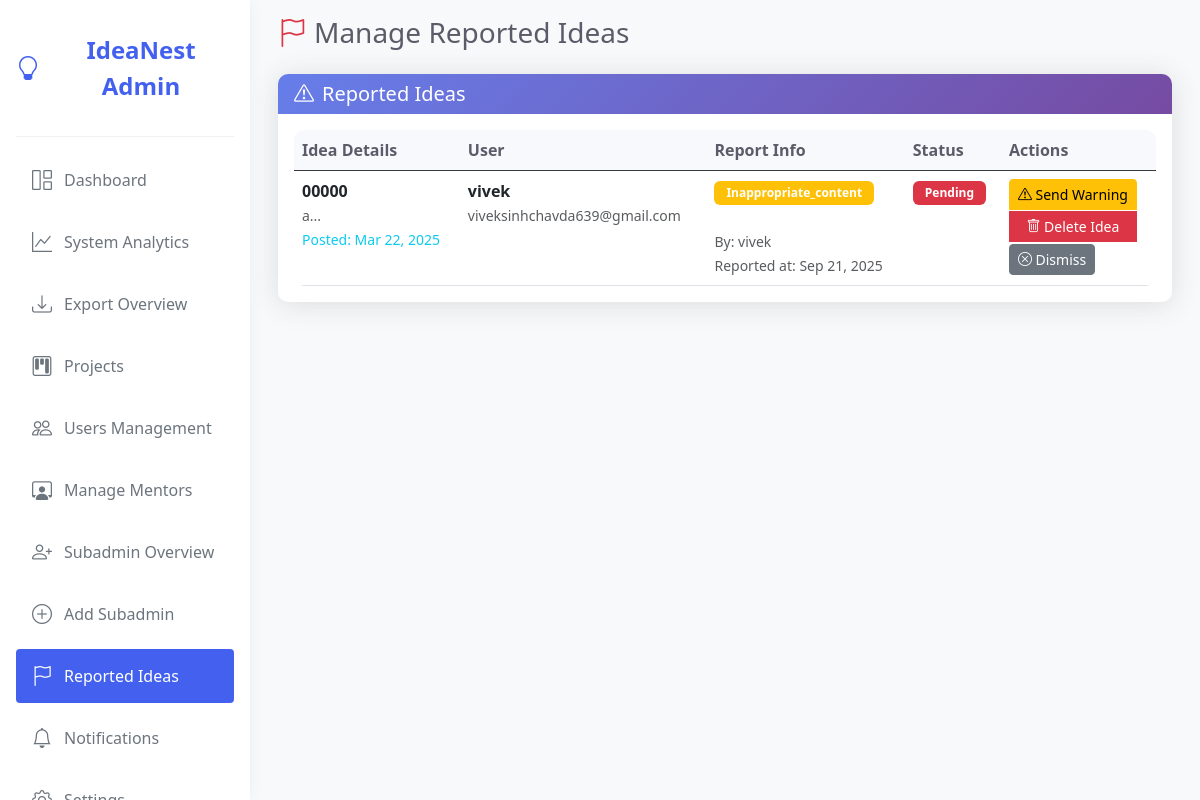
The app's page /Admin/manage_reported_ideas.php (signed in), older data.
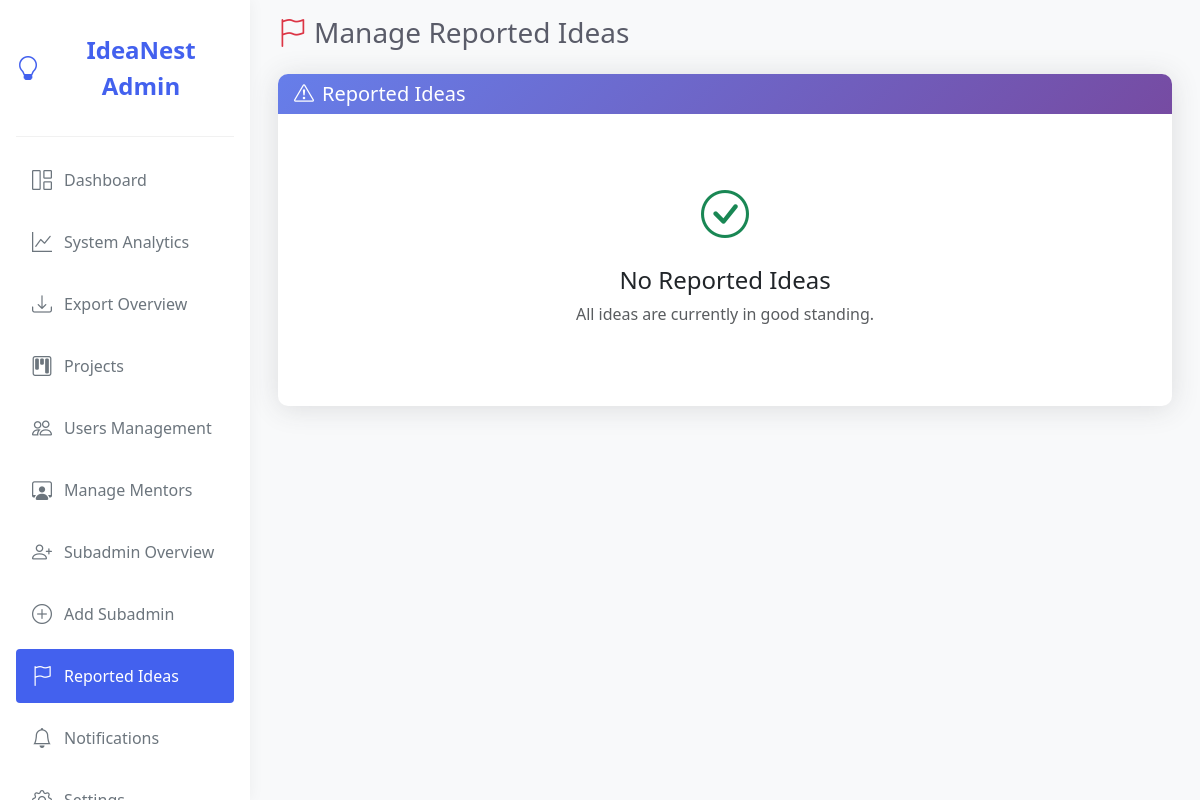
The same page, newer data.
### tables this page shows
CREATE TABLE `idea_reports` (
  `id` int(11) NOT NULL AUTO_INCREMENT,
  `idea_id` int(11) NOT NULL,
  `reporter_id` int(11) NOT NULL,
  `report_type` varchar(50) NOT NULL,
  `description` text DEFAULT NULL,
  `created_at` timestamp NOT NULL DEFAULT current_timestamp(),
  `status` enum('pending','reviewed','resolved') DEFAULT 'pending',
  PRIMARY KEY (`id`)
);

CREATE TABLE `blog` (
  `id` int(11) NOT NULL AUTO_INCREMENT,
  `user_id` int(11) NOT NULL,
  `er_number` varchar(50) NOT NULL,
  `project_name` varchar(100) NOT NULL,
  `project_type` enum('software','hardware') NOT NULL,
  `classification` varchar(50) NOT NULL,
  `description` text NOT NULL,
  `submission_datetime` datetime NOT NULL,
  `status` enum('pending','in_progress','completed','rejected') DEFAULT 'pending',
  `priority1` enum('low','medium','high') DEFAULT 'medium',
  `assigned_to` varchar(100) DEFAULT NULL,
  `completion_date` date DEFAULT NULL,
  `created_at` timestamp NULL DEFAULT current_timestamp(),
  `updated_at` timestamp NULL DEFAULT current_timestamp() ON UPDATE current_timestamp(),
  `title` varchar(255) DEFAULT NULL,
  `content` text DEFAULT NULL,
  PRIMARY KEY (`id`),
  KEY `idx_er_number` (`er_number`),
  KEY `idx_project_type` (`project_type`),
  KEY `idx_classification` (`classification`),
  KEY `idx_status` (`status`),
  KEY `idx_blog_user_id` (`user_id`),
  KEY `idx_blog_status` (`status`),
  KEY `idx_blog_priority` (`priority1`),
  KEY `idx_blog_submission_date` (`submission_datetime`),
  KEY `idx_blog_title` (`title`),
  CONSTRAINT `fk_blog_user` FOREIGN KEY (`user_id`) REFERENCES `register` (`id`) ON DELETE CASCADE ON UPDATE CASCADE
);

CREATE TABLE `register` (
  `id` int(11) NOT NULL AUTO_INCREMENT,
  `name` varchar(100) NOT NULL,
  `email` varchar(100) NOT NULL,
  `enrollment_number` varchar(50) NOT NULL,
  `gr_number` varchar(50) NOT NULL,
  `password` varchar(255) NOT NULL,
  `about` varchar(500) NOT NULL,
  `phone_no` varchar(20) DEFAULT NULL,
  `department` varchar(100) DEFAULT NULL,
  `passout_year` year(4) NOT NULL,
  `user_image` text NOT NULL DEFAULT '',
  `google_id` varchar(255) DEFAULT NULL,
  `email_notifications` tinyint(1) DEFAULT 1,
  `last_notification_sent` datetime DEFAULT NULL,
  `github_token` text DEFAULT NULL,
  `role` enum('student','mentor','admin') DEFAULT 'student',
  `expertise` text DEFAULT NULL,
  `mentor_rating` decimal(3,2) DEFAULT 0.00,
  `is_available` tinyint(1) DEFAULT 1,
  `github_username` varchar(100) DEFAULT NULL,
  `github_profile_url` varchar(255) DEFAULT NULL,
  `github_repos_count` int(11) DEFAULT 0,
  `github_last_sync` timestamp NULL DEFAULT NULL,
  PRIMARY KEY (`id`),
  UNIQUE KEY `email` (`email`),
  UNIQUE KEY `er_number` (`enrollment_number`),
  UNIQUE KEY `gr_number` (`gr_number`),
  UNIQUE KEY `google_id` (`google_id`),
  KEY `idx_register_email` (`email`),
  KEY `idx_register_enrollment` (`enrollment_number`),
  KEY `idx_github_username` (`github_username`)
);

### Admin/manage_reported_ideas.php (the view, shortened to what the changed rows need)
<?php
require_once '../Login/Login/db.php';
$reported_ideas_query = "
    SELECT
        ir.id as report_id,
        ir.report_type as report_reason,
        ir.description as report_details,
        ir.status as report_status,
        ir.created_at as reported_at,
        b.id as idea_id,
        b.project_name,
        b.description,
        b.submission_datetime,
        r.name as user_name,
        r.email as user_email,
        reporter.name as reporter_name
    FROM idea_reports ir
    JOIN blog b ON ir.idea_id = b.id
    JOIN register r ON b.user_id = r.id
    JOIN register reporter ON ir.reporter_id = reporter.id
    WHERE ir.status IN ('pending', 'reviewed')
    ORDER BY ir.created_at DESC
";
$reported_ideas = $conn->query($reported_ideas_query);
?>
<!DOCTYPE html>
<html lang="en">
<head>
    <link href="https://cdn.jsdelivr.net/npm/bootstrap@5.3.0/dist/css/bootstrap.min.css" rel="stylesheet">
    <link href="https://cdn.jsdelivr.net/npm/bootstrap-icons@1.10.0/font/bootstrap-icons.css" rel="stylesheet">
    <link rel="stylesheet" href="../assets/css/admin_dashboard.css">
</head>
<body>
    <?php  include 'sidebar_admin.php';?>
    <div class="main-content">
        <div class="container-fluid">
            <div class="row">
                <div class="col-12">
                    <div class="d-flex justify-content-between align-items-center mb-4">
                        <h1 class="h3 mb-0 text-gray-800">
                            <i class="bi bi-flag text-danger me-2"></i>Manage Reported Ideas
                        </h1>
                    </div>
                    <div class="card shadow">
                        <div class="card-body">
                            <?php if ($reported_ideas && $reported_ideas->num_rows > 0) : ?>
                                <div class="table-responsive">
                                    <table class="table table-hover">
                                        <thead class="table-dark">
                                            <tr>
                                                <th>Idea Details</th>
                                                <th>User</th>
                                                <th>Report Info</th>
                                                <th>Status</th>
                                                <th>Actions</th>
                                            </tr>
                                        </thead>
                                        <tbody>
                                            <?php while ($row = $reported_ideas->fetch_assoc()) : ?>
                                                <tr>
                                                    <td>
                                                        <strong><?php echo htmlspecialchars($row['project_name']); ?></strong><br>
                                                        <small class="text-muted"><?php echo substr(htmlspecialchars($row['description']), 0, 100) . '...'; ?></small><br>
                                                        <small class="text-info">Posted: <?php echo date('M j, Y', strtotime($row['submission_datetime'])); ?></small>
                                                    </td>
                                                    <td>
                                                        <strong><?php echo htmlspecialchars($row['user_name']); ?></strong><br>
                                                        <small class="text-muted"><?php echo htmlspecialchars($row['user_email']); ?></small>
                                                    </td>
                                                    <td>
                                                        <span class="badge bg-warning"><?php echo ucfirst($row['report_reason']); ?></span><br>
                                                        <small><?php echo htmlspecialchars($row['report_details'] ?? 'No details'); ?></small><br>
                                                        <small class="text-muted">By: <?php echo htmlspecialchars($row['reporter_name']); ?></small><br>
                                                        <small class="text-muted">Reported at: <?php echo date('M j, Y', strtotime($row['reported_at'])); ?></small>
                                                    </td>
                                                    <td>
                                                        <span class="badge bg-<?php echo $row['report_status'] === 'pending' ? 'danger' : 'warning'; ?>">
                                                            <?php echo ucfirst($row['report_status']); ?>
                                                        </span>
                                                    </td>
                                                    <td>
                                                        <div class="btn-group-vertical btn-group-sm">
                                                            <button class="btn btn-warning btn-sm" data-bs-toggle="modal"
                                                                    data-bs-target="#warningModal"
                                                                    data-idea-id="<?php echo $row['idea_id']; ?>"
                                                                    data-report-id="<?php echo $row['report_id']; ?>"
                                                                    data-user-name="<?php echo htmlspecialchars($row['user_name']); ?>"
                                                                    data-idea-name="<?php echo htmlspecialchars($row['project_name']); ?>">
                                                                <i class="bi bi-exclamation-triangle"></i> Send Warning
                                                            </button>
                                                            <button class="btn btn-danger btn-sm" data-bs-toggle="modal"
                                                                    data-bs-target="#deleteModal"
                                                                    data-idea-id="<?php echo $row['idea_id']; ?>"
                                                                    data-idea-name="<?php echo htmlspecialchars($row['project_name']); ?>">
                                                                <i class="bi bi-trash"></i> Delete Idea
                                                            </button>
                                                            <form method="POST" class="d-inline">
                                                                <button type="submit" class="btn btn-secondary btn-sm"
                                                                        onclick="return confirm('Dismiss this report?')">
                                                                    <i class="bi bi-x-circle"></i> Dismiss
                                                                </button>
                                                            </form>
                                                        </div>
                                                    </td>
                                                </tr>
                                            <?php endwhile; ?>
                                        </tbody>
                                    </table>
                                </div>
                            <?php else : ?>
                                <div class="text-center py-5">
                                    <i class="bi bi-check-circle text-success" style="font-size: 3rem;"></i>
                                    <h4 class="mt-3">No Reported Ideas</h4>
                                    <p class="text-muted">All ideas are currently in good standing.</p>
                                </div>
                            <?php endif; ?>
                        </div>
                    </div>
                </div>
            </div>
        </div>
    </div>
</body>
</html>

### Admin/sidebar_admin.php (shortened to what the changed rows need)
<?php
$current_page = basename($_SERVER['PHP_SELF']);
$web_base_path = '/IdeaNest/Admin/';
$menu_items = [
        [
                'icon' => 'bi-grid-1x2',
                'title' => 'Dashboard',
                'url' => $web_base_path . 'admin.php',
                'page' => 'admin.php'
        ],
        [
                'icon' => 'bi-graph-up',
                'title' => 'System Analytics',
                'url' => $web_base_path . 'system_analytics.php',
                'page' => 'system_analytics.php'
        ],
        [
                'icon' => 'bi-download',
                'title' => 'Export Overview',
                'url' => $web_base_path . 'export_overview.php',
                'page' => 'export_overview.php'
        ],
        [
                'icon' => 'bi-kanban',
                'title' => 'Projects',
                'url' => $web_base_path . 'admin_view_project.php',
                'page' => 'admin_view_project.php'
        ],
        [
                'icon' => 'bi-people',
                'title' => 'Users Management',
                'url' => $web_base_path . 'user_manage_by_admin.php',
                'page' => 'user_manage_by_admin.php'
        ],
        [
                'icon' => 'bi-person-workspace',
                'title' => 'Manage Mentors',
                'url' => $web_base_path . 'manage_mentors.php',
                'page' => 'manage_mentors.php'
        ],
        [
                'icon' => 'bi-person-plus',
                'title' => 'Subadmin Overview',
                'url' => $web_base_path . 'subadmin_overview.php',
                'page' => 'subadmin_overview.php'
        ],
        [
                'icon' => 'bi-plus-circle',
                'title' => 'Add Subadmin',
                'url' => $web_base_path . 'subadmin/add_subadmin.php',
                'page' => 'add_subadmin.php'
        ],
        [
                'icon' => 'bi-flag',
                'title' => 'Reported Ideas',
                'url' => $web_base_path . 'manage_reported_ideas.php',
                'page' => 'manage_reported_ideas.php'
        ],
        [
                'icon' => 'bi-bell',
                'title' => 'Notifications',
                'url' => $web_base_path . 'notifications.php',
                'page' => 'notifications.php'
        ],
        [
                'icon' => 'bi-gear',
                'title' => 'Settings',
                'url' => $web_base_path . 'settings.php',
                'page' => 'settings.php'
        ]
];
?>
<div class="sidebar" id="sidebar">
    <ul class="sidebar-menu">
        <?php foreach ($menu_items as $item) : ?>
            <li class="sidebar-item">
                <a href="<?php echo $item['url']; ?>"
                   class="sidebar-link <?php echo ($current_page == $item['page']) ? 'active' : ''; ?>">
                    <i class="bi <?php echo $item['icon']; ?>"></i>
                    <span><?php echo $item['title']; ?></span>
                </a>
            </li>
        <?php endforeach; ?>
    </ul>
</div>
<link rel="stylesheet" href="../assets/css/sidebar_admin.css">
<link rel="stylesheet" href="../assets/css/loading.css">

Row changes from the older to the newer data that the page shows:
removed idea_reports: blog.project_name "00000", blog.description "a", blog.submission_datetime "Mar 22, 2025", register.name "vivek", register.email "viveksinhchavda639@gmail.com", report_type "Inappropriate_content", created_at "Sep 21, 2025", status "Pending"
Text that changed along with them:
text no longer shown: "Idea Details User Report Info Status Actions"
text now shown: "No Reported Ideas All ideas are currently in good standing."
